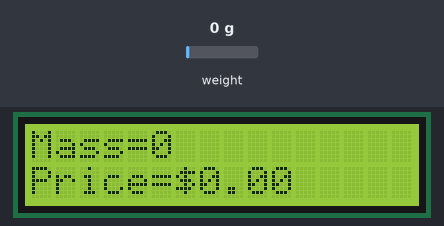
Recording of a sketch running on a simulated Arduino Uno, built with avr-gcc and run on an emulated ATmega328P. Parts: 16×2 character LCD. The inputs (shaded band) are chosen by the test bench; at power-on: weight on the scale 0 g.

Above: at 1.2 s.
1.3 s: weight on the scale set to 100 g
At 2.5 s:
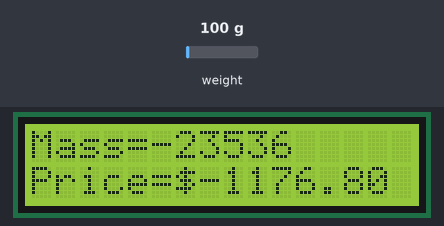
4.3 s: weight on the scale set to 3750 g
At 5.2 s:
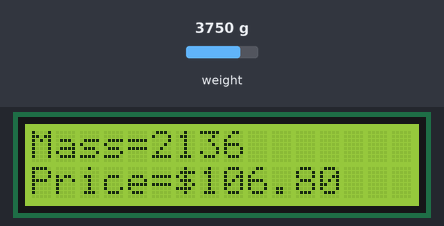
7.3 s: weight on the scale set to 2500 g
At 8.0 s:
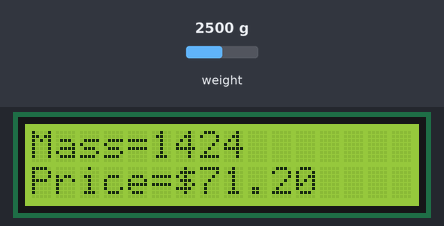
Timing chart, 0 to 10.3 s (numbered marks = the images above; inputs shaded):
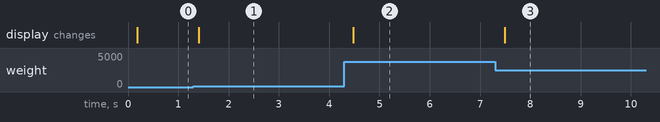

Measured:
- after the input at 1.3 s, the display: changes after 0.10 s (image 1)
- after the input at 4.3 s, the display: changes after 0.18 s (image 2)
- after the input at 7.3 s, the display: changes after 0.19 s (image 3)

The sketch:

OSH_scale.ino
```cpp
#include <Hx711.h>
#include <Wire.h>
#include <LiquidCrystal_I2C.h>

#define DOUT_PIN 2
#define SCK_PIN 3

Hx711 scale(DOUT_PIN, SCK_PIN);
LiquidCrystal_I2C lcd(0x3F,16,2);  // set the LCD address to 0x27 for a 16 chars and 2 line display

void setup()
{
  lcd.init();                      // initialize the lcd
  lcd.backlight();
}

void loop()
{
  int mass = scale.getGram();
  double price = 0.05*(int)mass;
  lcd.clear();
  lcd.setCursor(0,0);
  lcd.print("Mass=");
  lcd.setCursor(5,0);
  lcd.print(mass);
  lcd.setCursor(0,1);
  lcd.print("Price=$");
  lcd.setCursor(7,1);
  lcd.print(price);
  delay(50);
}
```
